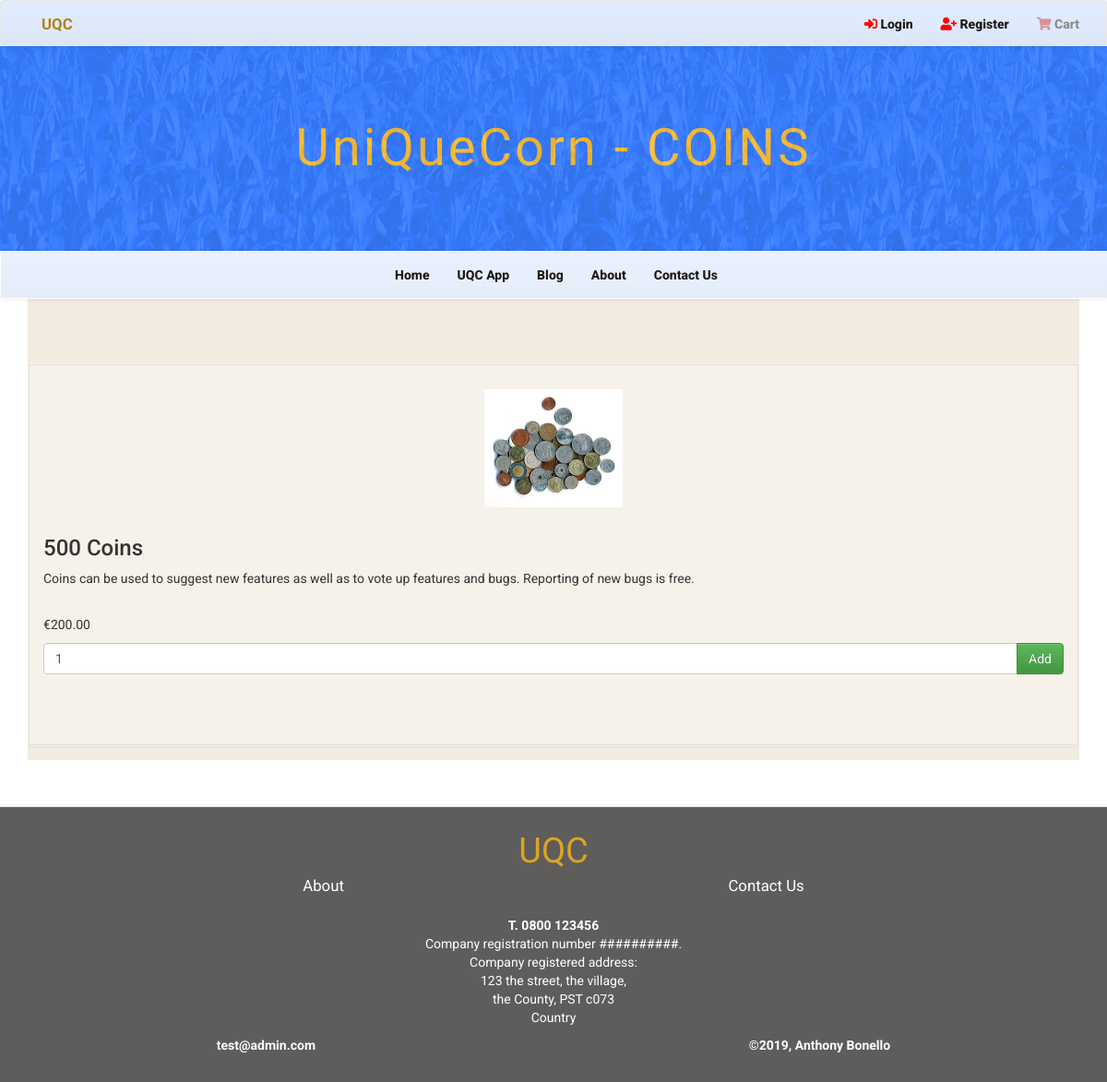
Page /products on the committed database.
### products/models.py (models this page shows, shortened)
class Product(models.Model):
    name = models.CharField(max_length=254, default='')
    description = models.TextField()
    coins = models.SmallIntegerField(blank=False)
    price = models.DecimalField(max_digits=6, decimal_places=2)
    image = models.ImageField(upload_to='images')

### products/views.py (the view)
# urls.py: url(r'^products$', all_products, name="products"),
def all_products(request):
    products = Product.objects.all()
    return render(request, "products.html", {"products": products})

### cart/contexts.py (called while the page is built)
def cart_contents(request):
    cart = request.session.get('cart', {})
    cart_items = []
    total = 0
    product_count = 0
    coin_total = 0
    for id, quantity in cart.items():
        product = get_object_or_404(Product, pk=id)
        total += quantity * product.price
        product_count += quantity
        coin_total = quantity * 500
        cart_items.append({'id': id, 'quantity': quantity, 'product': product, 'coin_total': coin_total})
    return {'cart_items': cart_items, 'total': total, 'product_count': product_count, 'coin_total': coin_total}

### products/templates/products.html (shortened to what this page needs)
{% extends "base.html" %}
{% block showcase %}
    <div class="main-title">
        <div class="color-cover"></div>
        <div class="title">
            <h1>UniQueCorn - COINS</h1>
        </div>
    </div>
{% endblock showcase %}
{% block content %}
    <div class="row row-flex">
        {% for product in products %}
            <div class="col-xs-10 col-xs-offset-1 col-sm-6 col-sm-offset-0 col-md-4 display panel panel-default">
                <div class="panel-body">
                    <div class="product" style="background-image: url('../static/img/bank-brass-business-71122.-small2.jpg')"></div>
                    <h3>{{ product.name }}</h3>
                    <p class="product-description">{{ product.description }}</p>
                    <p>€{{ product.price }}</p>
                    <form action="{% url 'add_to_cart' product.id %}" method="post">
                        <div class="input-group">
                            <input type="number" name="quantity" min="1" max="999" class="form-control" placeholder="Quantity" value="1">
                            <span class="input-group-btn">
                                <button class="btn btn-success" type="submit">Add</button>
                            </span>
                        </div>
                    </form>
                </div>
            </div>
        {% empty %}
        <p>Nothing to display.</p>
        {% endfor %}
    </div>
{% endblock %}

### static/css/styles.css (style rules this page uses)
body { margin: 0; padding: 0; overflow-x:hidden; font-family: 'Roboto', sans-serif; }
.row.row-flex { display: flex; flex-wrap: wrap; margin-top: 30px; justify-content: flex-start; }
.row.row-flex .panel { flex: 1 1 auto; height: 415px; margin-bottom: 15px; min-width: 100px; }
.panel-default { border-color: transparent; padding: 0 10px; }
.panel-body { height: 100%; border: 1px solid #ddd; }
.display { float: right; margin-bottom: 50px; }
.main-title { position: relative; width: 100vw; }
.title { text-align: center; background-color: #397DFF; width: 100vw; }
.title h1 { color: #FFC139; font-size: 4em; font-family: 'Acme', sans-serif; letter-spacing: 3px; padding: 80px 0 80px 0; margin: 0; z-index: 50; }
.main-title .color-cover { background-image: url('/static/img/corn-leaves-canvas-small.jpg'); mix-blend-mode: luminosity; position: absolute; top: 0; left: 0; width: 100%; height: 100%; z-index: 0; -webkit-filter: opacity(10%); filter: opacity(10%); }
.panel { background-color: rgba(255, 255, 255, 0.32); }
.panel-default { padding: 0; }
.product { background-size: contain; background-position: center center; background-repeat: no-repeat; width: 150px; height: 150px; margin: 0 auto; }
.product-description { min-height: 40px; }

### rows in the picture
Product: name "500 Coins", description "Coins can be used to suggest new features as well as to vote up features and bugs. Reporting of new bugs is free.", price "200.00"
